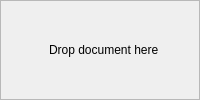
                                        <widget class="QWidget" name="page_12">
                                         <layout class="QHBoxLayout" name="horizontalLayout_24">
                                          <property name="spacing">
                                           <number>0</number>
                                          </property>
                                          <property name="leftMargin">
                                           <number>0</number>
                                          </property>
                                          <property name="topMargin">
                                           <number>0</number>
                                          </property>
                                          <property name="rightMargin">
                                           <number>0</number>
                                          </property>
                                          <property name="bottomMargin">
                                           <number>0</number>
                                          </property>
                                          <item>
                                           <widget class="CQFramePDFFile" name="dropNewMainVersionSupDoc">
                                            <property name="mouseTracking">
                                             <bool>true</bool>
                                            </property>
                                            <property name="acceptDrops">
                                             <bool>true</bool>
                                            </property>
                                            <property name="frameShape">
                                             <enum>QFrame::StyledPanel</enum>
                                            </property>
                                            <property name="frameShadow">
                                             <enum>QFrame::Raised</enum>
                                            </property>
                                            <layout class="QHBoxLayout" name="horizontalLayout_25">
                                             <property name="spacing">
                                              <number>0</number>
                                             </property>
                                             <property name="leftMargin">
                                              <number>0</number>
                                             </property>
                                             <property name="topMargin">
                                              <number>0</number>
                                             </property>
                                             <property name="rightMargin">
                                              <number>0</number>
                                             </property>
                                             <property name="bottomMargin">
                                              <number>0</number>
                                             </property>
                                             <item>
                                              <widget class="QLabel" name="label_21">
                                               <property name="sizePolicy">
                                                <sizepolicy hsizetype="Fixed" vsizetype="Fixed">
                                                 <horstretch>0</horstretch>
                                                 <verstretch>0</verstretch>
                                                </sizepolicy>
                                               </property>
                                               <property name="minimumSize">
                                                <size>
                                                 <width>30</width>
                                                 <height>30</height>
                                                </size>
                                               </property>
                                               <property name="maximumSize">
                                                <size>
                                                 <width>30</width>
                                                 <height>30</height>
                                                </size>
                                               </property>
                                               <property name="text">
                                                <string/>
                                               </property>
                                               <property name="pixmap">
                                                <pixmap resource="resources_rc.qrc">:/icon/icons/plus-circle.svg</pixmap>
                                               </property>
                                               <property name="alignment">
                                                <set>Qt::AlignCenter</set>
                                               </property>
                                              </widget>
                                             </item>
                                             <item>
                                              <widget class="QLabel" name="label_22">
                                               <property name="sizePolicy">
                                                <sizepolicy hsizetype="Fixed" vsizetype="Fixed">
                                                 <horstretch>0</horstretch>
                                                 <verstretch>0</verstretch>
                                                </sizepolicy>
                                               </property>
                                               <property name="minimumSize">
                                                <size>
                                                 <width>140</width>
                                                 <height>16</height>
                                                </size>
                                               </property>
                                               <property name="maximumSize">
                                                <size>
                                                 <width>120</width>
                                                 <height>16</height>
                                                </size>
                                               </property>
                                               <property name="text">
                                                <string>Drop document here</string>
                                               </property>
                                               <property name="alignment">
                                                <set>Qt::AlignLeading|Qt::AlignLeft|Qt::AlignVCenter</set>
                                               </property>
                                              </widget>
                                             </item>
                                            </layout>
                                           </widget>
                                          </item>
                                         </layout>
                                        </widget>
